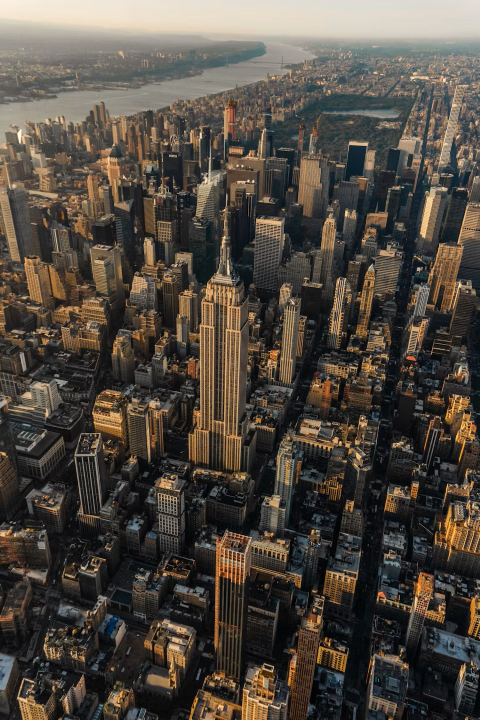
#> input picture image.bmp, 480 x 720 px
$ python fpga_link.py ../image.bmp --port COM3 --tile 9
#> lines starting #> are read from the running program, lines starting #| are printed output that depends on the picture
### host/tile_canny.py
#!/usr/bin/env python3
"""
tile_canny.py -- full-resolution Canny by tiling, emulating the FPGA exactly.

The FPGA processes a fixed 128x128 frame. To keep full image resolution we cut the
image into OVERLAPPING 128x128 tiles, process each one, and keep only the central
CORE x CORE region of each result:

        TILE = 128 = CORE + 2*HALO

Why the halo is needed
----------------------
Every Canny pass forces its 1-pixel border to 0, and that contamination spreads
inward by one ring per pass:

    gaussian  -> ring 0 forced to 0
    sobel     -> ring 1 corrupted (it reads the zeroed ring 0)
    nms       -> ring 2 corrupted (it reads the corrupted ring 1)
    threshold -> pointwise, spreads nothing

So contamination depth is exactly 3. Any HALO >= 4 makes the tile core
BIT-IDENTICAL to whole-image processing for blur/sobel/nms/threshold.

Hysteresis is the exception: it propagates along edge chains without bound, so a
tile can never know about a strong pixel far outside it. That residual error is
what `--compare` measures.

Usage:
    python tile_canny.py ../image.bmp --compare        # pick a halo with real numbers
    python tile_canny.py ../image.bmp                  # process, write PNGs
    python tile_canny.py ../image.bmp --dump-tile 9    # write tile 9 hex for the RTL testbench
"""

import argparse
import os
import sys

import numpy as np
from PIL import Image

sys.path.insert(0, os.path.dirname(os.path.abspath(__file__)))
import canny_model as M

TILE = 128          # fixed by the FPGA BRAM budget -- do not change


def load_gray(path):
    """Full-resolution 8-bit grayscale. No resizing -- that is the whole point."""
#> called with path = '../image.bmp'
    img = Image.open(path)
#> img is the input picture: PIL image 480x720 RGB; mean R, G, B 80.3, 72.9, 64.3
    if img.mode in ("RGBA", "LA", "PA"):
        bg = Image.new("RGB", img.size, (255, 255, 255))
        bg.paste(img.convert("RGBA"), mask=img.convert("RGBA").split()[-1])
        img = bg
    return np.asarray(img.convert("L"), dtype=np.uint8)
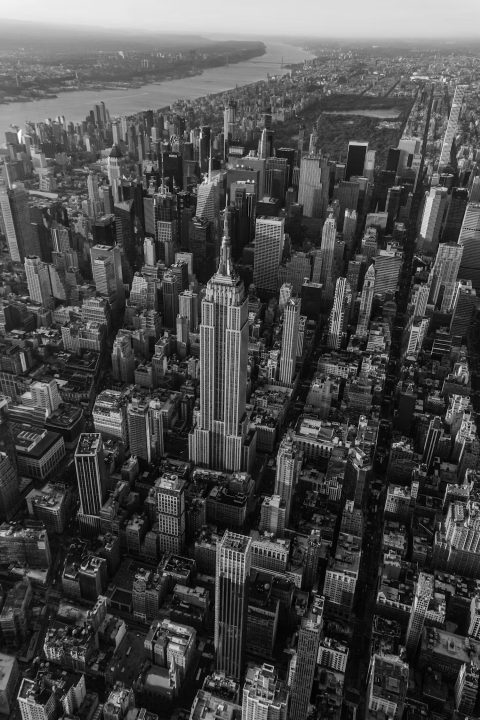
#> returned value: shape (720, 480); min 0, max 254, mean 74.1


def grid(w, h, core):
    """Core origins in original image coordinates, raster order."""
    ncols = (w + core - 1) // core
    nrows = (h + core - 1) // core
    return ncols, nrows, [(c * core, r * core) for r in range(nrows) for c in range(ncols)]


def pad_for_tiling(img, core, halo):
    """Edge-replicate pad so every tile read is in bounds.

    Replication (not zeros) matters: zero padding would manufacture a huge
    artificial gradient all around the image and ring it with fake edges.
    """
    h, w = img.shape
    ncols, nrows, _ = grid(w, h, core)
    return np.pad(img, ((halo, halo + nrows * core - h),
                        (halo, halo + ncols * core - w)), mode="edge")


def tiles_of(img, core, halo):
    """Yield (index, x0, y0, tile) where tile is TILE x TILE uint8."""
    h, w = img.shape
    padded = pad_for_tiling(img, core, halo)
    size = core + 2 * halo
    _, _, origins = grid(w, h, core)
    for i, (x0, y0) in enumerate(origins):
        yield i, x0, y0, padded[y0:y0 + size, x0:x0 + size]


# [100 lines left out: functions stitch, tiled_canny, cmd_compare, main, not called in this run]


# [2 lines that do not run on import are left out]

### host/fpga_link.py
#!/usr/bin/env python3
"""
fpga_link.py -- send an image to the FPGA over UART, get the processed image back.

This is the whole PC side of the system. It cuts the full-resolution image into
overlapping 128x128 tiles, sends each one, reads the result back, drops the
halo, and stitches everything into a single PNG on your PC.

Protocol per tile (see rtl/top.v):
    PC   -> FPGA :  A5 5A  CMD  W_lo W_hi  H_lo H_hi  T_LOW T_HIGH  <16384 bytes>
    FPGA -> PC   :  5A A5  <16384 bytes>

Typical use
-----------
    # 1. link check -- send one tile, ask for it straight back, compare
    python fpga_link.py --port COM3 --selftest

    # 2. one tile through the full pipeline, fast to iterate on
    python fpga_link.py ../image.bmp --port COM3 --tile 9

    # 3. the whole image (24 tiles, ~70 s at 115200)
    python fpga_link.py ../image.bmp --port COM3

    # 4. if the result looks wrong, dump an intermediate stage instead
    python fpga_link.py ../image.bmp --port COM3 --tile 9 --cmd 4   # magnitude

CMD values: 1 final, 2 input echo, 3 blur, 4 magnitude, 5 nms, 6 threshold
"""

import argparse
import os
import sys
import time

import numpy as np
import serial
from PIL import Image

sys.path.insert(0, os.path.dirname(os.path.abspath(__file__)))
import tile_canny as T

TILE = 128
NPIX = TILE * TILE
REQ_MAGIC = bytes([0xA5, 0x5A])
RSP_MAGIC = bytes([0x5A, 0xA5])

CMD_NAMES = {1: "final", 2: "echo", 3: "blur", 4: "mag", 5: "nms", 6: "thresh"}


def build_request(cmd, t_low, t_high, pixels):
    return (REQ_MAGIC
            + bytes([cmd,
                     TILE & 0xFF, (TILE >> 8) & 0xFF,
                     TILE & 0xFF, (TILE >> 8) & 0xFF,
                     t_low, t_high])
            + pixels)


def read_exact(ser, n, what):
    """Read exactly n bytes or raise with something actually diagnosable."""
    buf = bytearray()
    while len(buf) < n:
        chunk = ser.read(n - len(buf))
        if not chunk:
            raise TimeoutError(
                f"timed out waiting for {what}: got {len(buf)} of {n} bytes.\n"
                f"  - is the bitstream programmed?\n"
                f"  - are uart_rxd/uart_txd swapped in canny.xdc?\n"
                f"  - does the baud rate here match the BAUD parameter in top.v?")
        buf += chunk
    return bytes(buf)


def sync_response(ser):
    """Hunt for 5A A5. Lets us recover instead of silently returning shifted data."""
    window = bytearray()
    deadline = time.time() + 30.0
    while time.time() < deadline:
        b = ser.read(1)
        if not b:
            continue
        window += b
        if len(window) > 2:
            del window[0]
        if bytes(window) == RSP_MAGIC:
            return
    raise TimeoutError(
        "never saw the 5A A5 response magic.\n"
        "  - check led[3] on the board: if lit, the FPGA rejected the frame size\n"
        "  - check led[0..2] to see which phase it is stuck in")


def do_tile(ser, cmd, t_low, t_high, tile):
    ser.reset_input_buffer()
    ser.write(build_request(cmd, t_low, t_high, tile.reshape(-1).tobytes()))
    ser.flush()
    sync_response(ser)
    raw = read_exact(ser, NPIX, "tile payload")
    return np.frombuffer(raw, dtype=np.uint8).reshape(TILE, TILE)


def cmd_selftest(ser, t_low, t_high):
    """CMD=2 asks the FPGA to return mem_in untouched. Any difference is a link fault."""
    print("link self-test: sending a known pattern, asking for it back verbatim")
    rng = np.arange(NPIX, dtype=np.uint32)
    pattern = ((rng * 37 + (rng >> 7) * 11) & 0xFF).astype(np.uint8).reshape(TILE, TILE)

    t0 = time.time()
    got = do_tile(ser, 2, t_low, t_high, pattern)
    dt = time.time() - t0

    bad = int((got != pattern).sum())
    print(f"  round trip: {2 * NPIX} bytes in {dt:.2f} s "
          f"({2 * NPIX / dt / 1024:.1f} KB/s)")
    if bad == 0:
        print("  PASS -- every byte matched. The UART link is good.")
        return 0
    first = int(np.argmax((got != pattern).reshape(-1)))
    print(f"  FAIL -- {bad} of {NPIX} bytes differ, first at index {first} "
          f"(sent 0x{pattern.reshape(-1)[first]:02x}, got 0x{got.reshape(-1)[first]:02x})")
    print("  A small number of scattered errors means baud mismatch or noise.")
    print("  Everything wrong from one index onward means a dropped/extra byte.")
    return 1


def main():
    ap = argparse.ArgumentParser(description=__doc__,
                                 formatter_class=argparse.RawDescriptionHelpFormatter)
    ap.add_argument("image", nargs="?", help="source image (omit for --selftest)")
    ap.add_argument("--port", default="COM3")
    ap.add_argument("--baud", type=int, default=2000000,
                    help="must match the BAUD parameter in top.v (default 2000000). "
                         "Use --baud 115200 if the board still has the old bitstream.")
    ap.add_argument("--halo", type=int, default=4)
    ap.add_argument("--tlow", type=int, default=50)
    ap.add_argument("--thigh", type=int, default=100)
    ap.add_argument("--cmd", type=int, default=1, choices=sorted(CMD_NAMES))
    ap.add_argument("--tile", type=int, default=None,
                    help="process only this tile index (fast bring-up)")
    ap.add_argument("--outdir", default="../data")
    ap.add_argument("--selftest", action="store_true",
                    help="UART echo test only, no image needed")
    args = ap.parse_args()

    try:
        ser = serial.Serial(args.port, args.baud, timeout=5.0, write_timeout=30.0)
    except serial.SerialException as e:
        sys.exit(f"error: cannot open {args.port}: {e}\n"
                 f"  Check Device Manager > Ports (COM & LPT). Close any other\n"
                 f"  terminal that has the port open.")

    with ser:
        time.sleep(0.2)
        ser.reset_input_buffer()

        if args.selftest:
            sys.exit(cmd_selftest(ser, args.tlow, args.thigh))

        if not args.image:
            sys.exit("error: an image is required unless --selftest is given")
        if not os.path.isfile(args.image):
            sys.exit(f"error: no such file: {args.image}")

        img = T.load_gray(args.image)
        core = TILE - 2 * args.halo
        ncols, nrows, _ = T.grid(img.shape[1], img.shape[0], core)
#> ncols = 4; nrows = 6
        all_tiles = list(T.tiles_of(img, core, args.halo))
#> all_tiles = 24 items

        wanted = all_tiles if args.tile is None else [all_tiles[args.tile]]
#> wanted = 1 item
        os.makedirs(args.outdir, exist_ok=True)

        print(f"image   : {args.image}  {img.shape[1]}x{img.shape[0]}")
#| image   : ../image.bmp  480x720
        print(f"tiling  : CORE={core} HALO={args.halo} -> {ncols} x {nrows} = "
              f"{len(all_tiles)} tiles")
#| tiling  : CORE=120 HALO=4 -> 4 x 6 = 24 tiles
        print(f"link    : {args.port} @ {args.baud} baud")
        print(f"cmd     : {args.cmd} ({CMD_NAMES[args.cmd]})   "
              f"thresholds {args.tlow}/{args.thigh}")
        print()

        results, t0 = [], time.time()
        for n, (i, x0, y0, tile) in enumerate(wanted, 1):
            ts = time.time()
            res = do_tile(ser, args.cmd, args.tlow, args.thigh, tile)
            results.append(res)
            done = time.time() - t0
            eta = done / n * (len(wanted) - n)
            print(f"  tile {i:3d}  ({x0:4d},{y0:4d})  {time.time() - ts:5.2f} s"
                  f"   [{n}/{len(wanted)}]  eta {eta:5.1f} s")
#> this loop made 1 pass
#> (n, i, x0, y0) on pass 1: (1, 9, 120, 240)
#> after the loop, results = []

        print()
        tag = CMD_NAMES[args.cmd]

        if args.tile is not None:
            out = os.path.join(args.outdir, f"fpga_tile{args.tile}_{tag}.png")
            Image.fromarray(results[0]).save(out)
            print(f"wrote   : {out}  (full 128x128 tile including halo)")
        else:
            stitched = T.stitch(img.shape, core, args.halo, results)
            out = os.path.join(args.outdir, f"fpga_{tag}.png")
            Image.fromarray(stitched).save(out)
            print(f"wrote   : {out}  {img.shape[1]}x{img.shape[0]}")
            if args.cmd == 1:
                print(f"edges   : {int((stitched > 0).sum())} px "
                      f"({100.0 * (stitched > 0).mean():.2f}%)")

        print(f"total   : {time.time() - t0:.1f} s")


if __name__ == "__main__":
    main()
#> (the call stopped at in read_exact, `buf += chunk`: serial is not available in this run)
